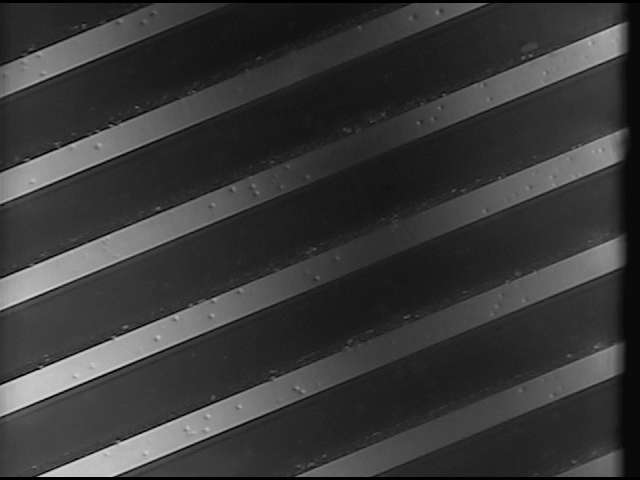
#> input picture DIP HW3_3/N1.bmp, 640 x 480 px
$ python hw2.py
#> lines starting #> are read from the running program, lines starting #| are printed output that depends on the picture
import numpy as np
import cv2
import matplotlib.pyplot as plt

def gaussian_kernel(size, sigma=1):
    """
    Generate a Gaussian filter kernel
    size: The size of the kernel (should be an odd number)
    sigma: The standard deviation of the Gaussian function
    """
    # Create a grid of size x size
    ax = np.linspace(-(size // 2), size // 2, size)
    xx, yy = np.meshgrid(ax, ax)

    # Calculate the Gaussian function
    kernel = np.exp(-(xx**2 + yy**2) / (2 * sigma**2))

    # Normalize the kernel so that the sum of all values is 1
    kernel = kernel / np.sum(kernel)

    return kernel

# Set the kernel size and standard deviation
kernel_size = 201  # 121x121 kernel
sigma_value = 45

# Generate the Gaussian kernel
gaussian_kernel_result = gaussian_kernel(kernel_size, sigma_value)

# Read the image
image = cv2.imread('N1.bmp', cv2.IMREAD_GRAYSCALE)
#> image: shape (480, 640); min 0, max 208, mean 56.9
# print(np.shape(image))
# cv2.imwrite('checkerboard.png', image)

# Apply the filter to the image
cvfilter = cv2.filter2D(image, -1, gaussian_kernel_result)
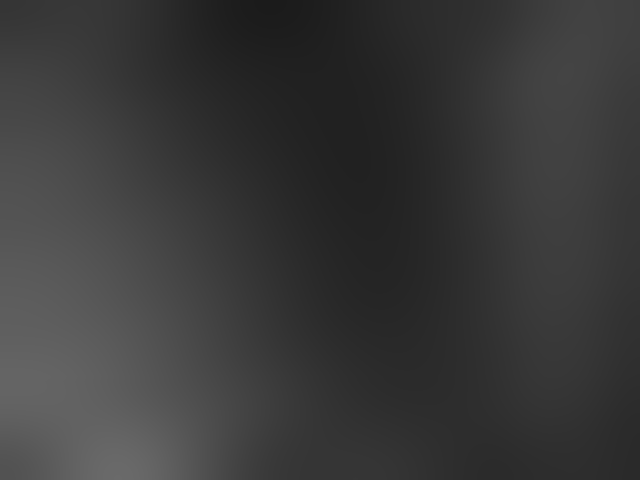
#> cvfilter: shape (480, 640); min 27, max 106, mean 57.1
image2 = image / cvfilter
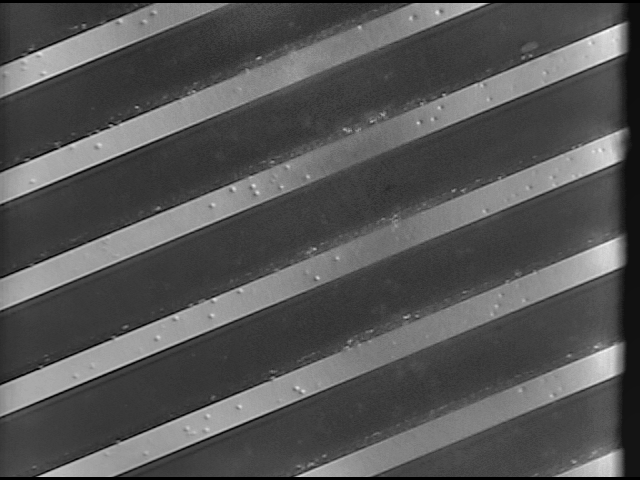
#> image2: shape (480, 640) float64; min 0, max 2.92, mean 0.985; drawn with min black and max white

# Show the original image and the processed image
plt.figure(figsize=(12, 6))
plt.subplot(1, 3, 1)
plt.title("Original Image")
plt.imshow(image, cmap='gray')
plt.subplot(1, 3, 2)
plt.title("Shaded Pattern")
plt.imshow(cvfilter, cmap='gray')
plt.subplot(1, 3, 3)
plt.title("Corrected Image")
plt.imshow(image2, cmap='gray')
plt.show()
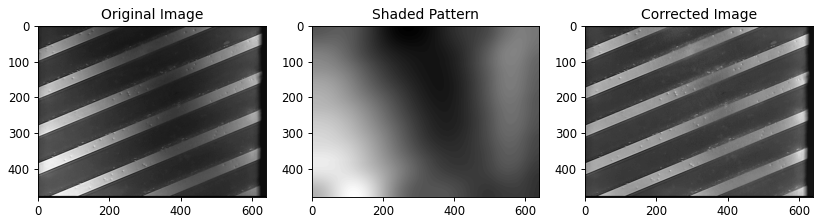
#> figure drawn by matplotlib, 3 panels

# Save the processed images
cv2.imwrite('N1_original.png', image)
cv2.imwrite('N1_shaded.png', cvfilter)
cv2.imwrite('N1_gaussian.png', image2)
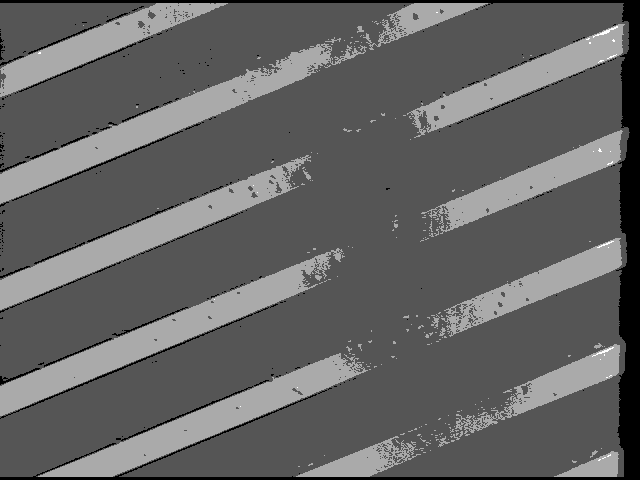
#> saved as N1_gaussian.png: shape (480, 640); min 0, max 3, mean 1.17; drawn with min black and max white
